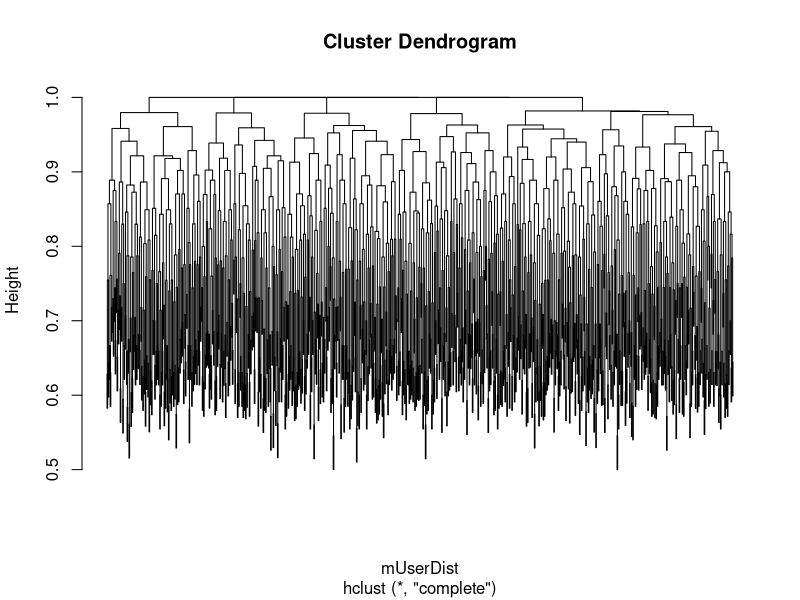

Write the R code that produced this figure.
# create a binary data matrix
numUsers = 1000
numLinks = 100
mUserItem = matrix(sample(c(0, 1), size = numUsers*numLinks, 
                          replace = TRUE, prob = c(0.7, 0.3)), 
                   nrow = numUsers, ncol = numLinks, 
                   dimnames = list(rownames = paste0("user", 1:numUsers),
                                   colnames = paste0("link", 1:numLinks)))

# create a distance matrix 
mUserDist = dist(mUserItem, method = "binary")
clustUser = hclust(mUserDist)
plot(clustUser, labels = FALSE)

userCluster = cutree(clustUser, k = 10)
